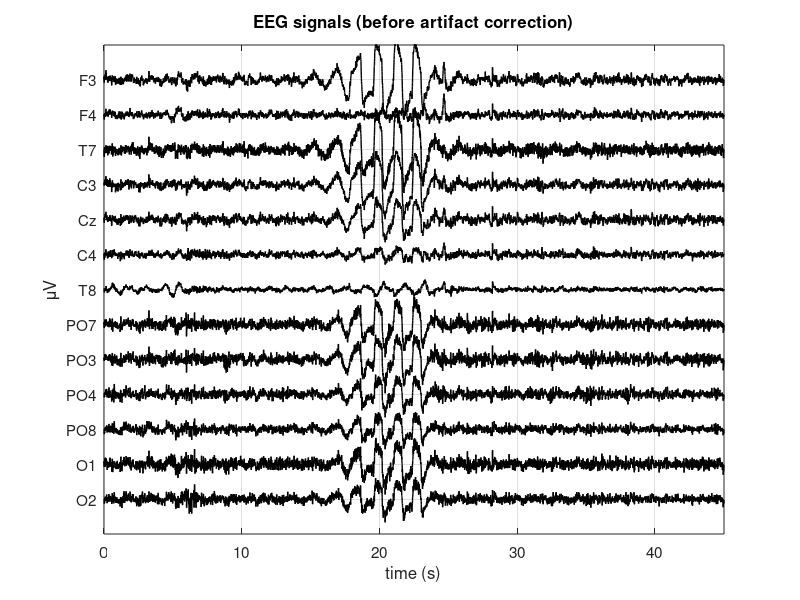

The MATLAB script that drew this image: (Note: this script raises an error after producing the figure.)
%% 13-CHANNEL ICA STAGE - Suggestion: run one section at a time
%%same workflow as the open-eyes and closed-eyes ICA stages

%% 13-Channel ICA Stage | Load the file and plot the 13 EEG signals in time (before artifact correction)

clear
close all
clc

load EEG_13chans.mat

[n,m] = size(X); % n channels, m time samples

t=[0:1:m-1]/srate; % time axis in seconds


% I plot the entire tracing (45 seconds)
start=1;
stop=m;
delta=100;

figure
for i = 1:n
    plot(t(start:stop), X(i,start:stop)-delta*(i-1), 'k','linewidth',1);
    hold on
end
xlim([t(start) t(stop)])
ylim([-delta*n delta])
xlabel('time (s)')
ylabel('\muV')
title('EEG signals (before artifact correction)')
set(gca,'ytick',[-delta*(n-1):delta:0])
set(gca,'ytickLabel',fliplr(ch_names))
set(gca,'fontsize',11)
grid

%% 13-Channel ICA Stage | Compute and plot the power spectral density of the 19 EEG signals (before artifact correction)

window=srate*5;  %I use sections of 5 seconds (number of points per section = 5*srate=5*128)
NFFT=2*window; %number of points used for estimation of PSD = 10*srate-->zero-padding to increase
% frequency resolution to 0.1 Hz  (freq res = srate/NFFT = srate/(10*srate)=0.1 Hz)
[PSD,f]=pwelch(X',window,[],NFFT,srate); %each column of PSD contains the power spectral
% density of the corresponding column of X', that is the i-th column of PSD
% contains the PSD of the i-th EEG channel  

figure
for i = 1:n
    subplot(4,4,i)
    plot(f, PSD(:,i),'color',[0 0 0],'linewidth',1);
    title(ch_names{i})
    xlim([0.5 50])
    xlabel('Hz');
    ylabel('{\muV}^2/Hz')  
end
sgtitle('PSD of EEG signals (before artifact correction)')

%% 13-Channel ICA Stage | Save the EEG data X for their use in EEGLAB

%%comment the following instruction after the first usage
%save ica_13ch_input.mat X

%% 13-Channel ICA Stage | Perform ICA and obtain the demixing matrix (using the GUI of EEGLAB)
% Follow the instructions in the text of 13-Channel ICA Stage (same as in Open-Eyes ICA Stage: in eeglab, import ica_13ch_input.mat, compute and export the demixing
% matrix (here saved in matrixW_13ch.txt), plot the topographical maps and save them in a .fig file (here
% mapICs_13ch.fig)

%% 13-Channel ICA Stage | Load the demixing matrix, compute and plot the ICs as a function of time

load matrixW_13ch.txt 
W=matrixW_13ch;
A=inv(W); % mixing matrix A obtained by inverting the demixing matrix W
Y=W*X;  % Y contains the estimated independent components (n x m)

labels_IC=cell(1,size(Y,1)); % 1 x n
for i=1:size(Y,1)
    labels_IC{i}=['IC',num2str(i)];
end

start=1;
stop=size(Y,2);

delta=40;

figure
for i = 1:n
    plot(t(start:stop), Y(i,start:stop)-delta*(i-1), 'k','linewidth',1);
    hold on
end
xlim([t(start) t(stop)])
ylim([-delta*n delta])
xlabel('time (s)')
ylabel('\muV')
title('estimated independent components')
set(gca,'ytick',[-delta*(n-1):delta:0])
set(gca,'yticklabel',fliplr(labels_IC))
set(gca,'fontsize',11)
grid

%% 13-Channel ICA Stage | Compute and plot the power spectral density of the estimated ICs

%same parameter setting as for EEG signals (X)
window=5*srate; 
NFFT=2*window; 
[PSD_IC,f]=pwelch(Y',window,[],NFFT,srate);

figure
for i = 1:n
    subplot(4,4,i)
    plot(f, PSD_IC(:,i),'k','linewidth',1);
    title(labels_IC{i})
    xlim([0.5 50])
    xlabel('Hz')
    ylabel('{\muV}^2/Hz')
    grid
end
sgtitle('PSD of estimated independent components')

%% 13-Channel ICA Stage | Identification of artifact components via exploration of time pattern, PSD, topographical map
%%you can also open  the figure of the topographical maps created using
%%EEGLAB (uncomment the following instruction)
%openfig('mapICs_13ch.fig');

%%I use the next istruction to better explore some ICs (IMPORTANT: since
%%this function uses the topoplot function of EEGLAB toolbox, you need
%%first to launch EEGLAB (then you can close the EEGLAB GUI).In general,
%%it is useful to inspect all the ICs using the function plot_IC.m. 
index_IC=[1 3 6 7 8];
plot_IC(index_IC,A,Y,PSD_IC,f,'Standard-10-20-Cap13.locs',srate,t(1),t(end))

% IC1 lateral ocular movement; this is the most evident
% IC3 contains a blink 
% IC6 e IC7 could contain EMG and also ECG activity
% also IC8 seems to contain same spurious activity and could be eliminated
% (I  eliminate IC8 too, in the following)
    
%% 13-Channel ICA Stage | Removal of the main artifact components, reconstruction of cleaned EEG, time pattern and PSD of the cleaned EEG

Snew=Y;
Snew([1,3,6,7,8],:)=0; % I cancel the ICs identified as artifact components

Xnew=A*Snew; % these are the EEG signals cleaned from the identified artifact components

delta=100;

start=1;
stop=m; 

figure
for i = 1:n
    plot(t(start:stop), Xnew(i,start:stop)-delta*(i-1), 'k','linewidth',1);
    hold on
end
xlim([t(start) t(stop)])
ylim([-delta*n delta])
xlabel('time (s)')
ylabel('\muV')
title('EEG signals (after artifact correction)')
set(gca,'ytick',[-delta*(n-1):delta:0])
set(gca,'ytickLabel',fliplr(ch_names))
set(gca,'fontsize',11)
grid
% compare the figure 'EEG signals (after artifact correction)' vs 'EEG signals (before artifact correction)'

window=srate*5;
NFFY=2*window; 

[PSDnew,f]=pwelch(Xnew',window,[],NFFT,srate); 

figure
for i = 1:n
    subplot(4,4,i)
    plot(f, PSDnew(:,i),'r','linewidth',1);
    title(ch_names{i})
    xlim([0.5 50])
    xlabel('Hz')
    ylabel('{\muV}^2/Hz')
end
sgtitle('PSD of EEG signals (after artifact correction)')
% compare the figure 'PSD of EEG signals (after artifact correction)' vs s'PSD of EEG signals (before artifact correction)'

% overlapping between PSD of EEG signals before and after artifact
figure
for i = 1:n
    subplot(4,4,i)
    plot(f, PSD(:,i),'k','linewidth',1);
    hold on
    plot(f, PSDnew(:,i),'r','linewidth',1);
    title(ch_names{i})
    xlim([0.5 50])
    ylim([0 50])
    xlabel('Hz')
    ylabel('{\muV}^2/Hz')
end
sgtitle('PSD of EEG signals (before vs after artifact correction)')
